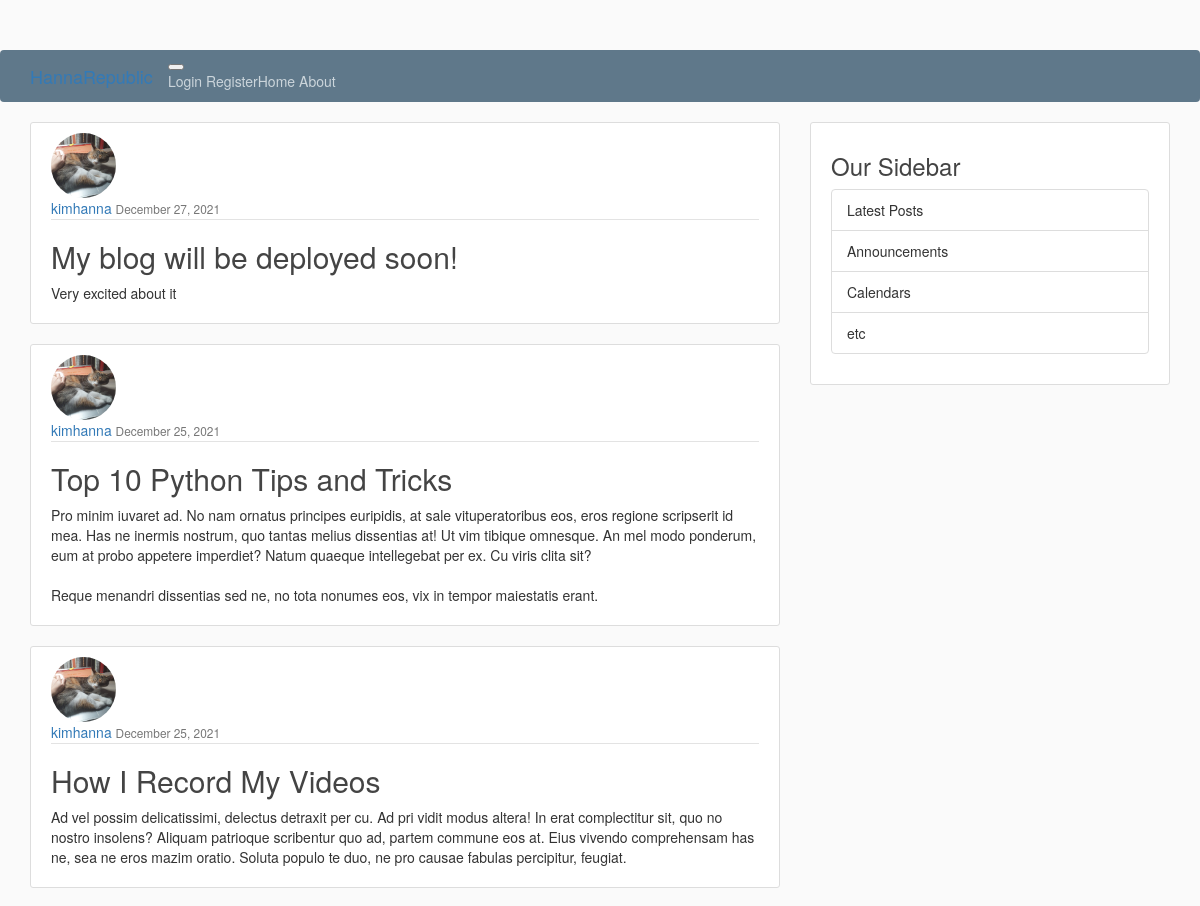
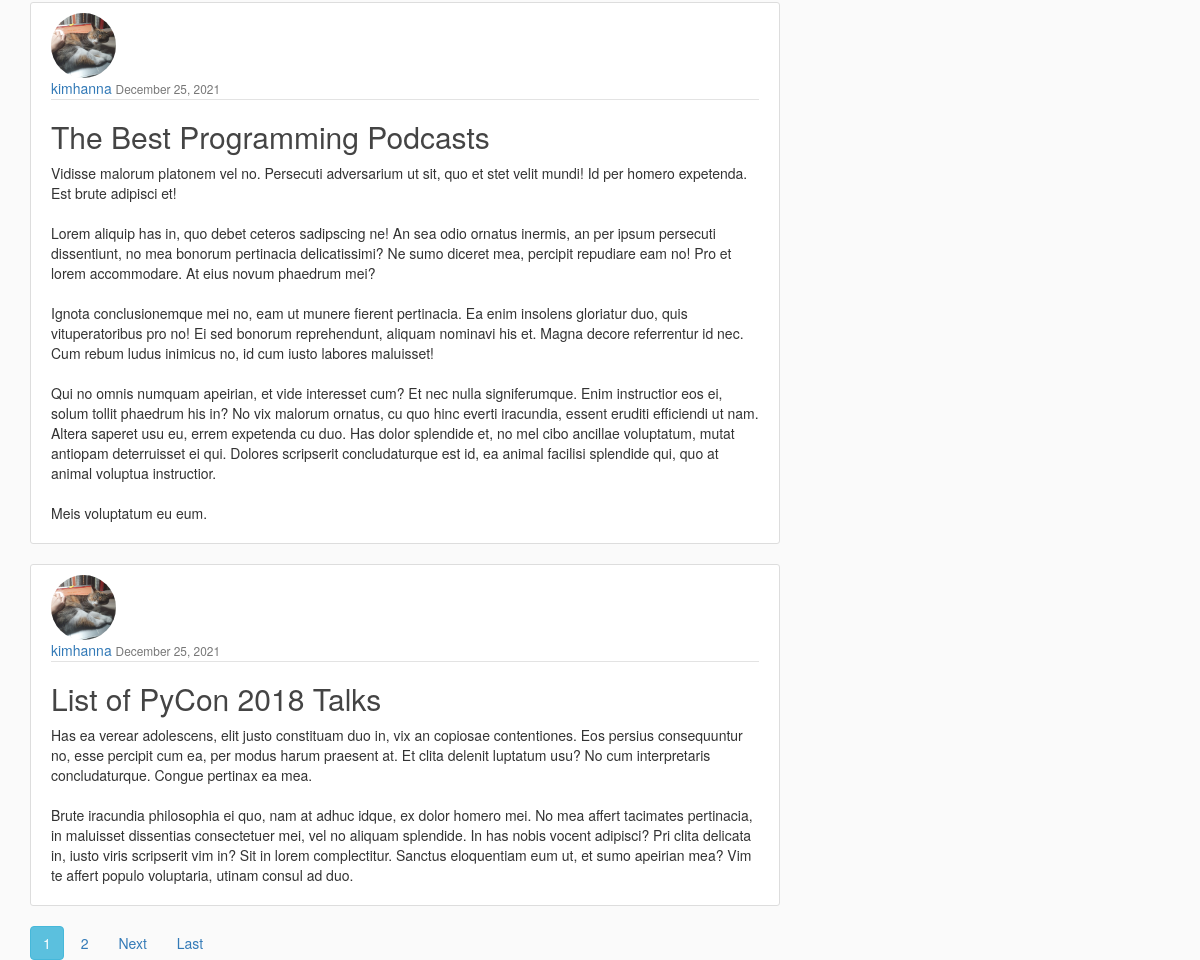
The page / on the database its author committed (2 pictures, top to bottom).
### blog/models.py (models this page shows, shortened)
class Post(models.Model):
    title = models.CharField(max_length=100)
    content = models.TextField()
    date_posted = models.DateTimeField(default=timezone.now)
    author = models.ForeignKey(User, on_delete=models.CASCADE)

### users/models.py (models this page shows, shortened)
class Profile(models.Model):
    user = models.OneToOneField(User, on_delete=models.CASCADE)
    image = models.ImageField(default='default.jpg', upload_to='profile_pics')

### blog/views.py (the view)
class PostListView(ListView):
    model = Post
    template_name = 'blog/home.html' # <app>/<model>_<viewtype>.html
    context_object_name = 'posts'
    ordering = ['-date_posted']
    paginate_by = 5

### blog/templates/blog/home.html (shortened to what this page needs)
{% extends "blog/base.html" %}
{% block content %}
    {% for post in posts %}
    <article class="media content-section">
        <img class ="img-circle article-img" src="{{ post.author.profile.image.url }}" width="150" height="150">
        <div class="media-body">
         <div class="article-metadata">
            <a class="mr-2" href="#">{{ post.author }}</a>
        <small class="text-muted">{{ post.date_posted|date:"F d, Y" }}</small>
         </div>
        <h2><a class="article-title" href="{% url 'post-detail' post.id %}">{{ post.title }}</a></h2>
        <p class="article-content">{{ post.content }}</p>
        </div>
    </article>
    {% endfor %}
    {% if is_paginated %}
{% for num in page_obj.paginator.page_range %}
{% if page_obj.number == num %}
<a class="btn btn-info mb-4" href="?page={{ num }}">{{ num }}</a>
{% elif num > page_obj.number|add:'-3' and num < page_obj.number|add:'3' %}
<a class="btn btn-outline-info mb-4" href="?page={{ num }}">{{ num }}</a>
{% endif %}
{% endfor %}
        {% if page_obj.has_next %}
<a class="btn btn-outline-info mb-4" href="?page={{ page_obj.next_page_number }}">Next</a>
<a class="btn btn-outline-info mb-4" href="?page={{ page_obj.paginator.num_pages }}">Last</a>
{% endif%}
    {% endif%}
{% endblock content %}

### blog/templates/blog/static/blog/main.css (style rules this page uses)
body { background: #fafafa; color: #333333; margin-top: 5rem; }
h1, h2, h3, h4, h5, h6 { color: #444444; }
.content-section { background: #ffffff; padding: 10px 20px; border: 1px solid #dddddd; border-radius: 3px; margin-bottom: 20px; }
.article-title { color: #444444; }
.article-content { white-space: pre-line; }
.article-img { height: 65px; width: 65px; margin-right: 16px; }
.article-metadata { padding-bottom: 1px; margin-bottom: 4px; border-bottom: 1px solid #e3e3e3 }

### rows shown on the page
Post: author.profile.image (picture), author "kimhanna", date_posted "December 27, 2021", title "My blog will be deployed soon!", content "Very excited about it"
Post: author.profile.image (picture), author "kimhanna", date_posted "December 25, 2021", title "Top 10 Python Tips and Tricks", content "Pro minim iuvaret ad. No nam ornatus principes euripidis, at sale vituperatoribus eos, eros regione scripserit id mea. Has ne inermis nostrum, quo tantas melius dissentias at! Ut vim tibique omnesque. An mel modo ponderum, eum at probo appetere imperdiet? Natum quaeque intellegebat per ex. Cu viris clita sit? Reque menandri dissentias sed ne, no tota nonumes eos, vix in tempor maiestatis erant."
Post: author.profile.image (picture), author "kimhanna", date_posted "December 25, 2021", title "How I Record My Videos", content "Ad vel possim delicatissimi, delectus detraxit per cu. Ad pri vidit modus altera! In erat complectitur sit, quo no nostro insolens? Aliquam patrioque scribentur quo ad, partem commune eos at. Eius vivendo comprehensam has ne, sea ne eros mazim oratio. Soluta populo te duo, ne pro causae fabulas percipitur, feugiat."
Post: author.profile.image (picture), author "kimhanna", date_posted "December 25, 2021", title "The Best Programming Podcasts", content "Vidisse malorum platonem vel no. Persecuti adversarium ut sit, quo et stet velit mundi! Id per homero expetenda. Est brute adipisci et! Lorem aliquip has in, quo debet ceteros sadipscing ne! An sea odio ornatus inermis, an per ipsum persecuti dissentiunt, no mea bonorum pertinacia delicatissimi? Ne sumo diceret mea, percipit repudiare eam no! Pro et lorem accommodare. At eius novum phaedrum mei? Ignota conclusionemque mei no, eam ut munere fierent pertinacia. Ea enim insolens gloriatur duo, quis vituperatoribus pro no! Ei sed bonorum reprehendunt, aliquam nominavi his et. Magna decore referrentur id nec. Cum rebum ludus inimicus no, id cum iusto labores maluisset! Qui no omnis numquam…"
Post: author.profile.image (picture), author "kimhanna", date_posted "December 25, 2021", title "List of PyCon 2018 Talks", content "Has ea verear adolescens, elit justo constituam duo in, vix an copiosae contentiones. Eos persius consequuntur no, esse percipit cum ea, per modus harum praesent at. Et clita delenit luptatum usu? No cum interpretaris concludaturque. Congue pertinax ea mea. Brute iracundia philosophia ei quo, nam at adhuc idque, ex dolor homero mei. No mea affert tacimates pertinacia, in maluisset dissentias consectetuer mei, vel no aliquam splendide. In has nobis vocent adipisci? Pri clita delicata in, iusto viris scripserit vim in? Sit in lorem complectitur. Sanctus eloquentiam eum ut, et sumo apeirian mea? Vim te affert populo voluptaria, utinam consul ad duo."

### other values the page prints
{{ num }} "1"
{{ num }} "2"
